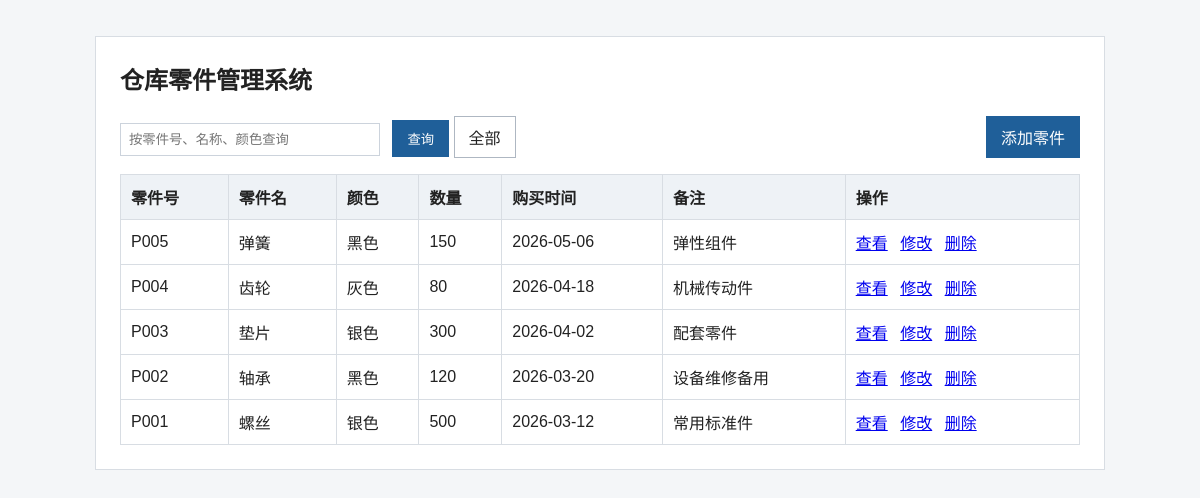
/php/index.php, run on the app's committed database.
### tables this page shows
CREATE TABLE parts (
  part_no VARCHAR(20) NOT NULL COMMENT '零件号',
  part_name VARCHAR(50) NOT NULL COMMENT '零件名',
  part_color VARCHAR(20) NOT NULL COMMENT '零件颜色',
  quantity INT NOT NULL DEFAULT 0 COMMENT '零件数量',
  purchase_time DATE NOT NULL COMMENT '购买时间',
  remark VARCHAR(200) DEFAULT NULL COMMENT '备注',
  created_at DATETIME NOT NULL COMMENT '创建时间',
  updated_at DATETIME NOT NULL COMMENT '修改时间',
  PRIMARY KEY (part_no)
);

### php/index.php (the view, shortened to what this page needs)
<?php
require_once "config.php";
$keyword = isset($_GET["keyword"]) ? trim($_GET["keyword"]) : "";
if ($keyword !== "") {
    $safeKeyword = mysqli_real_escape_string($conn, $keyword);
    $sql = "SELECT * FROM parts
            WHERE part_no LIKE '%$safeKeyword%'
               OR part_name LIKE '%$safeKeyword%'
               OR part_color LIKE '%$safeKeyword%'
            ORDER BY purchase_time DESC, part_no ASC";
} else {
    $sql = "SELECT * FROM parts ORDER BY purchase_time DESC, part_no ASC";
}
$result = mysqli_query($conn, $sql);
?>
<!doctype html>
<html>
<head>
    <link rel="stylesheet" href="style.css">
</head>
<body>
<div class="wrap">
    <h1>仓库零件管理系统</h1>
    <div class="toolbar">
        <form method="get" action="index.php">
            <input type="text" name="keyword" value="<?php echo htmlspecialchars($keyword); ?>" placeholder="按零件号、名称、颜色查询">
            <button type="submit">查询</button>
            <a class="btn" href="index.php">全部</a>
        </form>
        <a class="btn primary" href="part_add.php">添加零件</a>
    </div>
    <table>
        <tr>
            <th>零件号</th>
            <th>零件名</th>
            <th>颜色</th>
            <th>数量</th>
            <th>购买时间</th>
            <th>备注</th>
            <th>操作</th>
        </tr>
        <?php while ($row = mysqli_fetch_assoc($result)) { ?>
        <tr>
            <td><?php echo htmlspecialchars($row["part_no"]); ?></td>
            <td><?php echo htmlspecialchars($row["part_name"]); ?></td>
            <td><?php echo htmlspecialchars($row["part_color"]); ?></td>
            <td><?php echo htmlspecialchars($row["quantity"]); ?></td>
            <td><?php echo htmlspecialchars($row["purchase_time"]); ?></td>
            <td><?php echo htmlspecialchars($row["remark"]); ?></td>
            <td>
                <a href="part_view.php?part_no=<?php echo urlencode($row["part_no"]); ?>">查看</a>
                <a href="part_edit.php?part_no=<?php echo urlencode($row["part_no"]); ?>">修改</a>
                <a href="part_delete.php?part_no=<?php echo urlencode($row["part_no"]); ?>" onclick="return confirm('确定删除该零件信息吗？');">删除</a>
            </td>
        </tr>
        <?php } ?>
    </table>
</div>
</body>
</html>

### php/style.css (style rules this page uses)
body { margin: 0; background: #f4f6f8; color: #222; font-family: Arial, "Microsoft YaHei", sans-serif; }
.wrap { width: 960px; margin: 36px auto; background: #fff; padding: 24px; border: 1px solid #d8dde3; }
h1 { margin: 0 0 20px; font-size: 24px; }
.toolbar { display: flex; justify-content: space-between; margin-bottom: 16px; }
input, textarea { box-sizing: border-box; width: 100%; padding: 8px; margin: 6px 0 14px; border: 1px solid #ccd3dc; }
.toolbar input { width: 260px; margin: 0 8px 0 0; }
button, .btn { display: inline-block; padding: 8px 14px; border: 1px solid #aeb7c2; background: #fff; color: #222; text-decoration: none; cursor: pointer; }
.primary, button { background: #1f5f99; border-color: #1f5f99; color: #fff; }
table { width: 100%; border-collapse: collapse; }
th, td { padding: 10px; border: 1px solid #d8dde3; text-align: left; }
th { background: #eef2f6; }
td a { margin-right: 8px; }

### data on the page
parts: part_no "P005", part_name "弹簧", part_color "黑色", quantity "150", purchase_time "2026-05-06", remark "弹性组件"
parts: part_no "P004", part_name "齿轮", part_color "灰色", quantity "80", purchase_time "2026-04-18", remark "机械传动件"
parts: part_no "P003", part_name "垫片", part_color "银色", quantity "300", purchase_time "2026-04-02", remark "配套零件"
parts: part_no "P002", part_name "轴承", part_color "黑色", quantity "120", purchase_time "2026-03-20", remark "设备维修备用"
parts: part_no "P001", part_name "螺丝", part_color "银色", quantity "500", purchase_time "2026-03-12", remark "常用标准件"
